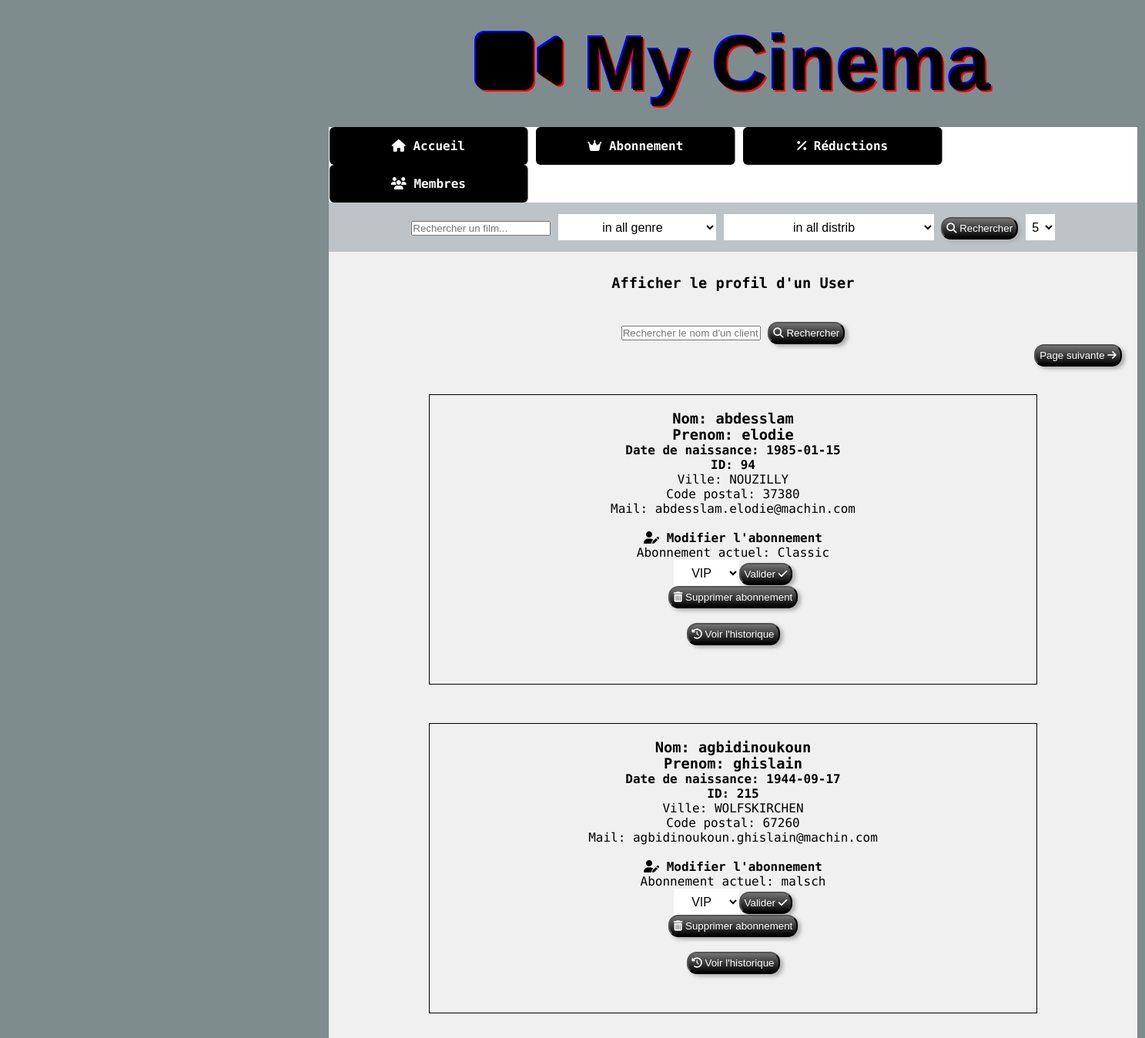
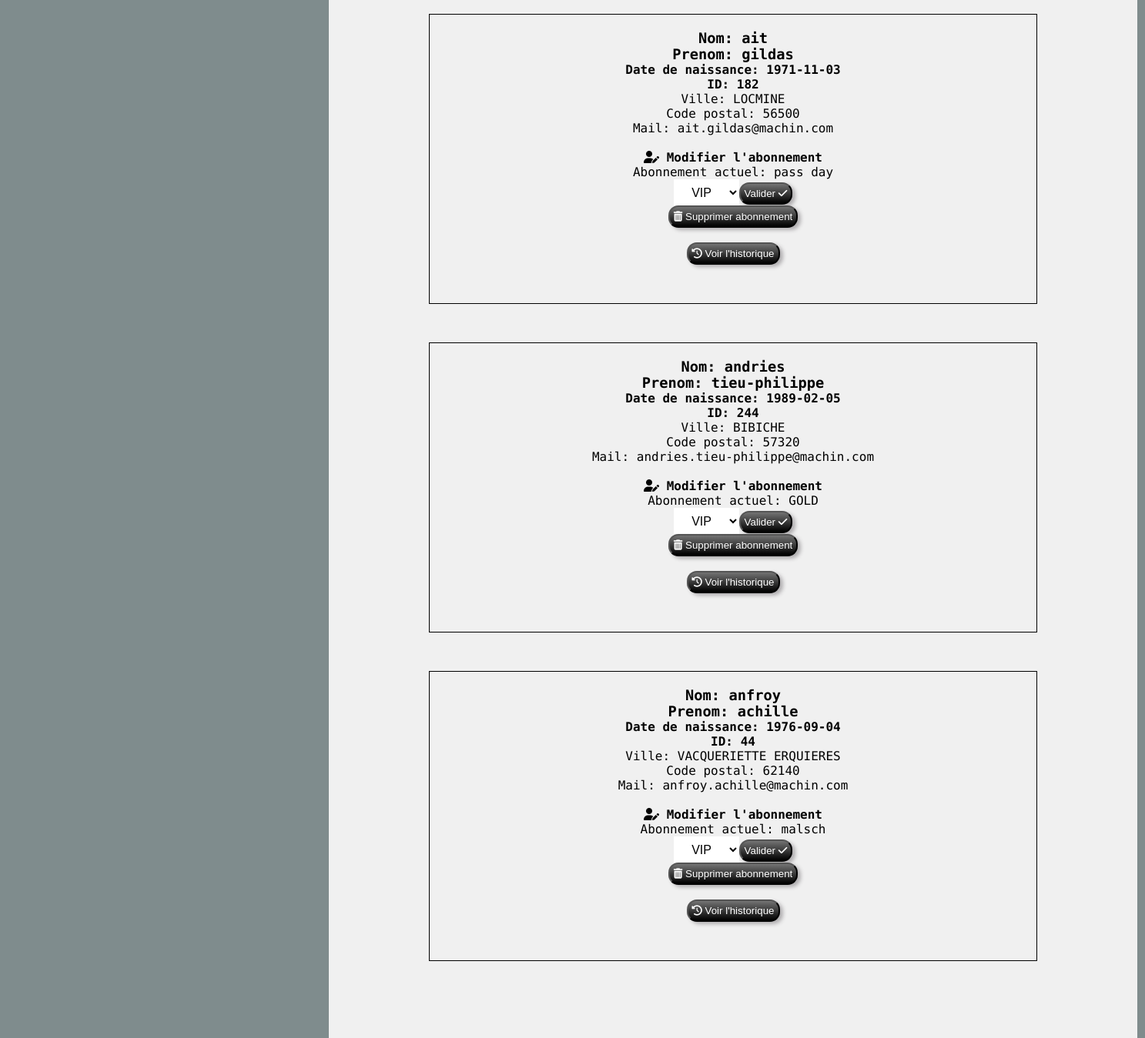
Screenshot of /user.php with the database file from the repository (2 pictures, top to bottom).
### tables this page shows
CREATE TABLE `fiche_personne` (
  `id_perso` int(11) NOT NULL,
  `nom` varchar(255) NOT NULL,
  `prenom` varchar(255) NOT NULL,
  `date_naissance` datetime NOT NULL,
  `email` varchar(255) NULL,
  `adresse` varchar(255) NOT NULL,
  `cpostal` varchar(255) NULL,
  `ville` varchar(255)  NULL,
  `pays` varchar(255)  NULL,
    PRIMARY KEY(`id_perso`)
);

CREATE TABLE `membre` (
  `id_membre` int(11) NOT NULL,
  `id_fiche_perso` int(11) NOT NULL,
  `id_abo` int(11) NULL,
  `date_abo` datetime NULL,
  `id_dernier_film` int(11) NOT NULL,
  `date_dernier_film` datetime NULL,
  `date_inscription` datetime NULL,
  KEY(`id_abo`),
  PRIMARY KEY(`id_membre`)
);

CREATE TABLE `abonnement` (
  `id_abo` int(11) NOT NULL,
  `nom` varchar(255) NOT NULL,
  `resum` varchar(255) NOT NULL,
  `prix` int(11) NOT NULL,
  `duree_abo` int(11) NOT NULL,
    PRIMARY KEY(`id_abo`)
);

### user.php (the view, shortened to what this page needs)
<!DOCTYPE html>
<html lang="fr">
<head>
	<link rel="stylesheet" type="text/css" href="styles.css">
</head>
<body>
	<header>
		<div class="top">
			<h1><i class="fas fa-video"></i> My Cinema</h1>
			<a href="index.php"><i class="fas fa-home"></i> Accueil</a>
			<a href="abonnement.php"><i class="fas fa-crown"></i> Abonnement</a>
			<a href="reduction.php"><i class="fas fa-percentage"></i> Réductions</a>
			<a href="membre.php"><i class="fas fa-users"></i> Membres</a>
			<div class="search">
				<form action="search.php" class="formulaire" method="GET">
					<input name="search" class="champ" type="text" placeholder="Rechercher un film..."/>
					<select name="genre">
						<option value="none">in all genre</option>
					</select>
					<select name="distrib">
						<option value="none">in all distrib</option>
						<?php
						include "dossier/pdo.php";
						?>
					</select>
					<button type="submit" name="submit"><i class="fas fa-search"></i> Rechercher</button>
					<select name="i">
						<option value="5">5</option>
					</select>
				</form>
			</div>
		</div>
	</header>
	<div class="dernierfilm">
		<h3 class="soustitre">Afficher le profil d'un User</h3>
		<div class="client">
			<?php
			$search = ($_GET["client"]);
			$page = isset($_GET['p']) ? ($_GET['p']) : 0;
			$items = isset($_GET['i']) ? ($_GET['i']) : 5;
			echo "<form action='user.php?i=".$items."&p=".$page."' method='GET'>"
			?>
			<input name="client" class="champ" type="text" placeholder="Rechercher le nom d'un client.."/>
			<button type="submit" name="submit"><i class="fas fa-search"></i> Rechercher</button>
		</form>
		<?php
		echo "<form action='user.php?client=".$search."&i=".$items."&p=".($page + 1)."' class='formulaire' method='POST'>";
		echo "<button type='submit' name='suiv' class='rightbutton'>Page suivante  <i class='fas fa-arrow-right'></i></button>";
		echo"</form>";
		?>
	</div>
</div>
<div class="dernierfilm">
	<?php
	$search = ($_GET["client"]);
	$page = isset($_GET['p']) ? ($_GET['p']) : 0;
	$items = isset($_GET['i']) ? ($_GET['i']) : 5;
	$retour2 = $conn->query("SELECT *, abonnement.nom as abonnement, fiche_personne.nom as nome, fiche_personne.prenom as prenom from fiche_personne LEFT OUTER JOIN membre ON fiche_personne.id_perso=membre.id_fiche_perso LEFT OUTER JOIN abonnement ON membre.id_abo=abonnement.id_abo WHERE fiche_personne.nom LIKE '%$search%' or fiche_personne.prenom LIKE '%$search%' ORDER BY nome ASC LIMIT ".($page*$items).",".$items);
	while($row = $retour2->fetch()){
		$retour = $conn->query("SELECT * FROM abonnement order by id_abo ASC");
		echo "<div class='user'>";
		echo "<h3>Nom: " . $row["nome"] . "</h3>";
		echo "<h3>Prenom: " . $row["prenom"] . "</h3>";
		echo "<h4>Date de naissance: " . substr($row["date_naissance"],0,-9) . "</h4>";
		echo "<h4>ID: " . $row["id_membre"]. "</h4>";
		echo "<p>Ville: " . $row['ville'] . "</p>";
		echo "<p>Code postal: " . $row['cpostal'] . "</p>";
		echo "<p>Mail: " . $row['email'] . "</p>";
		echo "<br>";
		echo "<h4><i class='fas fa-user-edit'></i> Modifier l'abonnement</h4>";
		echo "<p>Abonnement actuel: " . $row["abonnement"] . "</p>";
		echo "<form action='subs.php?nom=".$row['nome']."&prenom=".$row['prenom']."' class='edit' method='POST'>";
		echo "<select name='subs'>";
		while ($row2 = $retour->fetch()){
			echo "<option value ='" . $row2['id_abo'] . "'>" . $row2['nom'] ."</option>";
		}
		echo "</select>";
		echo "<button type='submit' name='submit-valid'>Valider <i class='fas fa-check'></i></button>";
		echo "</form>";
		echo "<form action='edit.php?nom=".$row['nome']."&prenom=".$row['prenom']."' method='POST'>";
		echo "<button type='submit' name='submit-del'><i class='fas fa-trash-alt'></i>  Supprimer abonnement</button>";
		echo "</form>";
		echo "<br>";
		echo "<form action='historiquefilm.php?nom=".$row['nome']."&prenom=".$row['prenom']."&id=".$row['id_membre']."&i=5' method='POST'>";
		echo "<button type='submit' name='submit-del'><i class='fas fa-history'></i> Voir l'historique</button>";
		echo "</form>";
		echo "</div>";
	}
	?>
</div>
</body>
</html>

### styles.css (style rules this page uses)
* { margin:0; padding: 0; }
header { margin: auto; background-color: #7f8c8d; display: block; margin-left: 376px; }
body { font-family: 'Encode Sans Semi Expanded', sans-serif; background-color: #7f8c8d }
.top { display: inline-block; background-color: white; width: 1050px; margin-left: 51px; }
.client { text-align: center; }
.soustitre { padding-top: 15px; padding-bottom: 25px; text-align: center; }
div.top a { display: inline-block; padding-top: 15px; padding-bottom: 15px; text-decoration: none; width: 24.55%; border-right: 1px solid grey; background-color: black; color: white; font-weight: bold; text-align: center; margin-left: 0.5px; border-radius: 6px; }
div.search { padding-bottom: 15px; padding-top: 15px; background-color: #bdc3c7; text-align: center; }
div.dernierfilm { padding-top: 15px; padding-bottom: 50px; background-color: #f0f0f0; width: 1050px; display: block; margin-left: 427px; }
div.top h1 { padding-top: 25px; padding-bottom: 25px; background-color: #7f8c8d; text-align: center; }
div.client { padding-top: 15px; margin:auto; }
div.user { padding-bottom: 50px; padding-top: 20px; text-align: center; border: 1px solid; margin-bottom: 50px; margin-right: 130px; margin-left: 130px; }
button.rightbutton { float: right; margin-right: 20px; }
button { background-image : linear-gradient(#737373,#000000); border-radius: 13px; box-shadow: 4px 3px 5px #b0aeb0; color: white; padding: 5px 5px 5px 5px; cursor: pointer; }
select { text-align: center; font-size: 16px; line-height: 1; border: 0; border-radius: 0; height: 34px; background: white; }
header h1 { font-family: 'Muli', sans-serif; font-size: 100px; text-shadow: 2px 2px #FF0000, -2px -2px blue; }

### rows the page displays
fiche_personne: nom "abdesslam", prenom "elodie", date_naissance "1985-01-15", membre.id_membre "94", ville "NOUZILLY", cpostal "37380", email "abdesslam.elodie@machin.com", abonnement.nom "Classic"
fiche_personne: nom "agbidinoukoun", prenom "ghislain", date_naissance "1944-09-17", membre.id_membre "215", ville "WOLFSKIRCHEN", cpostal "67260", email "agbidinoukoun.ghislain@machin.com", abonnement.nom "malsch"
fiche_personne: nom "ait", prenom "gildas", date_naissance "1971-11-03", membre.id_membre "182", ville "LOCMINE", cpostal "56500", email "ait.gildas@machin.com", abonnement.nom "pass day"
fiche_personne: nom "andries", prenom "tieu-philippe", date_naissance "1989-02-05", membre.id_membre "244", ville "BIBICHE", cpostal "57320", email "andries.tieu-philippe@machin.com", abonnement.nom "GOLD"
fiche_personne: nom "anfroy", prenom "achille", date_naissance "1976-09-04", membre.id_membre "44", ville "VACQUERIETTE ERQUIERES", cpostal "62140", email "anfroy.achille@machin.com", abonnement.nom "malsch"

### other values shown
form field subs "VIP"
